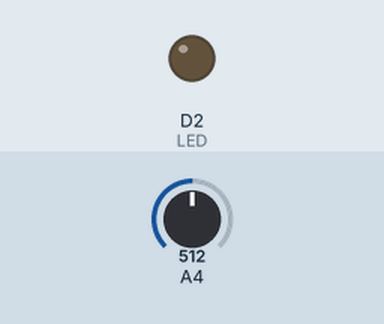
Recording of a sketch running on a simulated Arduino Zero (SAMD21). Parts: output pins drawn as LEDs (lit = HIGH). The test bench sets the inputs (shaded band); at power-on: A4 = 512 (analog values on the 0–1023 scale).

Above: at 1.2 s.
1.3 s: A4 set to 741
2.8 s: A4 set to 764
At 3.4 s:
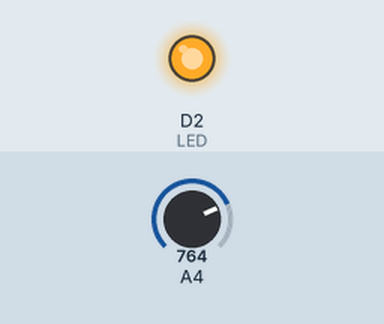
4.3 s: A4 set to 716
At 5.5 s:
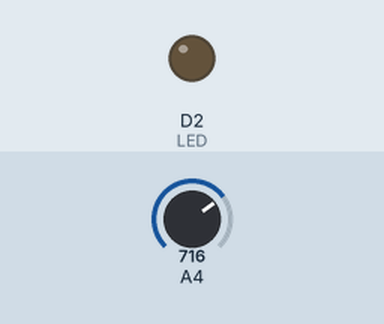
5.8 s: A4 set to 900
At 6.9 s:
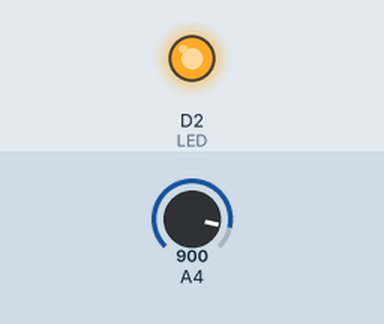
Timing chart, 0 to 8.3 s (numbered marks = the images above; inputs shaded):
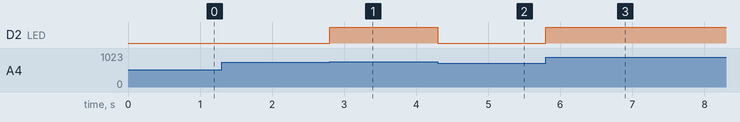

The sketch:

FranzininhoWiFi_AnalogInput.ino
```cpp
/*
  Autor: Equipe Embarcados

*/
#define POTENCIOMETRO 4
#define LED           2
#define LIMIAR 3000 // Leitura ADC

void setup()
{
  /*Configura o LED com saída digital*/
  pinMode(LED, OUTPUT);

  /*Configura o canal ADC*/
  analogReadResolution(12);

}

void loop()
{
  /* Se a leitura analogica ultrapassar o limiar ...
    aciona o LED */
  if(analogRead(POTENCIOMETRO)> LIMIAR)
  {
    digitalWrite(LED, HIGH);
  }

  /*Caso contrário desliga o LED*/
  else
  {
    digitalWrite(LED, LOW);
  }

}
```

Measured:
- the behaviour switches between 750 and 751 on A4 (found by bisection; images 0 and 1)
- after the input at 1.3 s, every drawn part: stays the same
- after the input at 2.8 s, D2 (LED): LOW → HIGH at once
- after the input at 4.3 s, D2 (LED): HIGH → LOW at once
- after the input at 5.8 s, D2 (LED): LOW → HIGH at once
